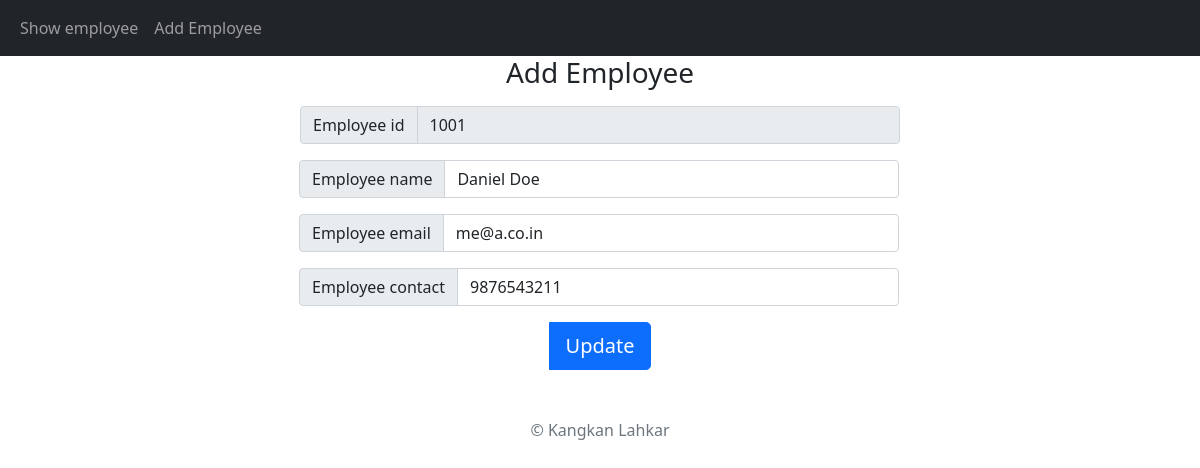
/emp/update/1001, run on the app's committed database.
### parking_app/models.py (models this page shows)
class Employee(models.Model):
    eid = models.CharField(max_length=20)
    ename = models.CharField(max_length=100)
    eemail = models.EmailField()
    econtact = models.CharField(max_length=15)
    class Meta:
        db_table = "employee"

### parking_app/views.py (the view, shortened to what this page needs)
# urls.py: path("emp/update/<str:id>", views.employee_update, name="Employee Update"),
def employee_update(request, id):
    emp =  Employee.objects.get(eid=id)
    message = ""
    created = ""
    context = {emp}
    return render(request, 'emp_update.html', {"emp":emp,"message":message,"created":created })

### templates/emp_update.html (shortened to what this page needs)
<!doctype html>
<html lang="en">
  <head>
        <link href="https://cdn.jsdelivr.net/npm/bootstrap@5.1.3/dist/css/bootstrap.min.css" rel="stylesheet">
        <link rel="stylesheet" href="https://cdn.jsdelivr.net/npm/bootstrap-icons@1.7.0/font/bootstrap-icons.css">
    </head>
    <body class="text-center">
        <nav class="navbar navbar-expand-lg navbar-dark bg-dark">
            <div class="container-fluid">
                <div class="collapse navbar-collapse" id="navbarSupportedContent">
                <ul class="navbar-nav me-auto mb-2 mb-lg-0">
                    <li class="nav-item">
                    <a class="nav-link" href="/emp/show">Show employee</a>
                    </li>
                    <li class="nav-item">
                    <a class="nav-link" aria-current="page" href="/emp/add">Add Employee</a>
                    </li>
                </ul>
                </div>
            </div>
        </nav>
        <form class="form-signup" method="POST" action="/emp/update/{{emp.eid}}">
            <h1 class="h3 mb-3 fw-normal">Add Employee</h1>
            <div class="input-group" style="width:50%;margin:auto">
                <div class="input-group my-10 mb-3">
                    <span class="input-group-text" id="basic-addon1">Employee id</span>
                    <input type="number" class="form-control" name = "employeeId"
                    value={{emp.eid}} aria-label="Employee_id" aria-describedby="basic-addon1" readonly>
                </div>
                <div class="input-group mb-3">
                    <span class="input-group-text" id="basic-addon2">Employee name</span>
                    <input type="text" class="form-control" name="name"
                    value="{{emp.ename}}" aria-label="Recipient's username" aria-describedby="basic-addon2">
                </div>
                <div class="input-group mb-3">
                    <span class="input-group-text">Employee email</span>
                    <input type="email" class="form-control" name="email" aria-label="Email"
                    value="{{emp.eemail}}">
                </div>
                <div class="input-group mb-3">
                    <span class="input-group-text">Employee contact</span>
                    <input type="text" class="form-control" name="contact" aria-label="Contact"
                    value="{{emp.econtact}}">
                </div>
                <button class="btn btn-lg btn-primary" type="submit" style="margin:auto">Update</button>
            </form>
        <div>
            <p class="mt-5 mb-3 text-muted">&copy; Kangkan Lahkar</p>
        </div>
    </body>
</html>

### data on the page
Employee: employeeId "1001", name "Daniel Doe", email "me@a.co.in", contact "9876543211"
